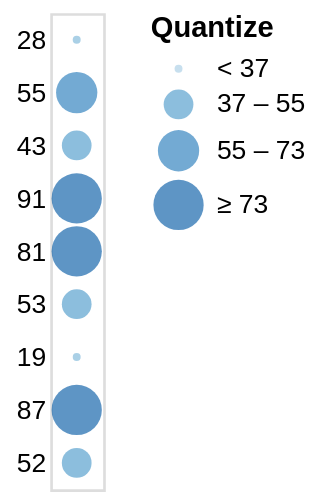

Write the Vega-Lite specification saved for this chart.
### Vega specification from a JSON file in a GitHub repository (floating-point values rounded to 4 significant figures)
{"$schema": "https://vega.github.io/schema/vega/v5.json", "autosize": "pad", "padding": 5, "width": 20, "style": "cell", "data": [{"name": "source_0", "values": [{"a": "A", "b": 28}, {"a": "B", "b": 55}, {"a": "C", "b": 43}, {"a": "D", "b": 91}, {"a": "E", "b": 81}, {"a": "F", "b": 53}, {"a": "G", "b": 19}, {"a": "H", "b": 87}, {"a": "I", "b": 52}]}, {"name": "data_0", "source": "source_0", "transform": [{"type": "filter", "expr": "datum[\"b\"] !== null && !isNaN(datum[\"b\"])"}]}], "signals": [{"name": "y_step", "value": 20}, {"name": "height", "update": "bandspace(domain('y').length, 1, 0.5) * y_step"}, {"name": "width", "update": "width"}], "marks": [{"name": "marks", "type": "symbol", "style": ["circle"], "from": {"data": "data_0"}, "encode": {"update": {"opacity": {"value": 0.7}, "fill": {"scale": "color", "field": "b"}, "x": {"signal": "width", "mult": 0.5}, "y": {"scale": "y", "field": "b"}, "size": {"scale": "size", "field": "b"}, "shape": {"value": "circle"}}}}], "scales": [{"name": "y", "type": "point", "domain": {"data": "data_0", "field": "b"}, "range": {"step": {"signal": "y_step"}}, "padding": 0.5}, {"name": "color", "type": "quantize", "domain": {"data": "data_0", "field": "b"}, "range": "ramp", "zero": true, "interpolate": "hcl"}, {"name": "size", "type": "quantize", "domain": {"data": "data_0", "field": "b"}, "range": {"signal": "sequence(9, 361 + (361 - 9) / (4 - 1), (361 - 9) / (4 - 1))"}, "zero": false}], "axes": [{"scale": "y", "orient": "left", "grid": false, "domain": false, "ticks": false, "zindex": 1}], "legends": [{"title": "Quantize", "fill": "color", "gradientLength": {"signal": "clamp(height, 64, 200)"}, "symbolType": "circle", "encode": {"symbols": {"update": {"shape": {"value": "circle"}, "opacity": {"value": 0.7}}}}, "size": "size"}]}
